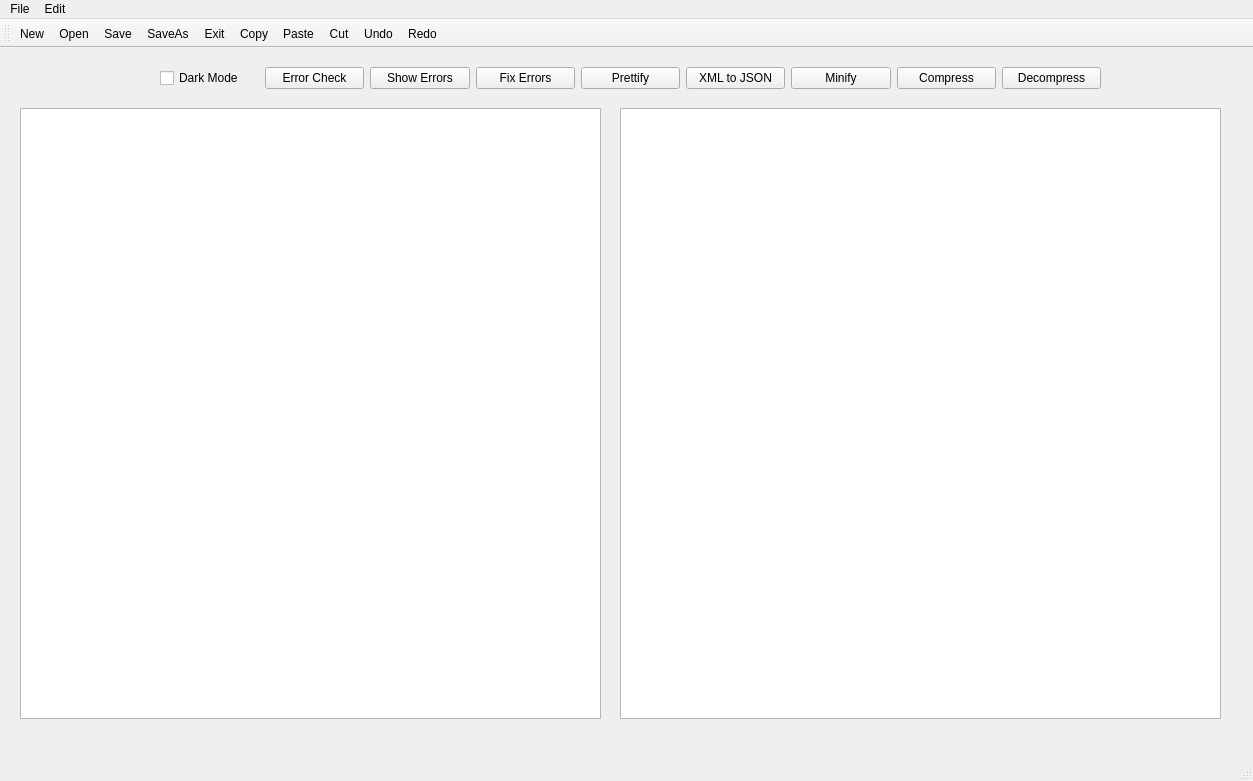
<?xml version="1.0" encoding="UTF-8"?>
<ui version="4.0">
 <class>MainWindow</class>
 <widget class="QMainWindow" name="MainWindow">
  <property name="geometry">
   <rect>
    <x>0</x>
    <y>0</y>
    <width>1253</width>
    <height>781</height>
   </rect>
  </property>
  <property name="windowTitle">
   <string>MainWindow</string>
  </property>
  <widget class="QWidget" name="centralwidget">
   <widget class="QWidget" name="horizontalLayoutWidget">
    <property name="geometry">
     <rect>
      <x>160</x>
      <y>10</y>
      <width>941</width>
      <height>41</height>
     </rect>
    </property>
    <layout class="QHBoxLayout" name="horizontalLayout">
     <item>
      <widget class="QCheckBox" name="checkBox">
       <property name="text">
        <string>Dark Mode</string>
       </property>
       <property name="checked">
        <bool>false</bool>
       </property>
       <property name="tristate">
        <bool>false</bool>
       </property>
      </widget>
     </item>
     <item>
      <widget class="QPushButton" name="ErrorCheck">
       <property name="text">
        <string>Error Check</string>
       </property>
       <property name="icon">
        <iconset>
         <normalon>:/imgs/icons/check.png</normalon>
        </iconset>
       </property>
      </widget>
     </item>
     <item>
      <widget class="QPushButton" name="ShowErrors">
       <property name="text">
        <string>Show Errors</string>
       </property>
       <property name="icon">
        <iconset>
         <normalon>:/imgs/icons/bug.png</normalon>
        </iconset>
       </property>
      </widget>
     </item>
     <item>
      <widget class="QPushButton" name="ErrorFix">
       <property name="text">
        <string>Fix Errors</string>
       </property>
       <property name="icon">
        <iconset>
         <normalon>:/imgs/icons/repeair.png</normalon>
        </iconset>
       </property>
      </widget>
     </item>
     <item>
      <widget class="QPushButton" name="Prettify">
       <property name="text">
        <string>Prettify</string>
       </property>
       <property name="icon">
        <iconset>
         <normalon>:/imgs/icons/indent.png</normalon>
        </iconset>
       </property>
      </widget>
     </item>
     <item>
      <widget class="QPushButton" name="XMLtoJson">
       <property name="text">
        <string>XML to JSON</string>
       </property>
       <property name="icon">
        <iconset>
         <normalon>:/imgs/icons/json.png</normalon>
        </iconset>
       </property>
      </widget>
     </item>
     <item>
      <widget class="QPushButton" name="Minify">
       <property name="text">
        <string>Minify</string>
       </property>
       <property name="icon">
        <iconset>
         <normalon>:/imgs/icons/minify.png</normalon>
        </iconset>
       </property>
      </widget>
     </item>
     <item>
      <widget class="QPushButton" name="Compress">
       <property name="text">
        <string>Compress</string>
       </property>
       <property name="icon">
        <iconset>
         <normalon>:/imgs/icons/compress.png</normalon>
        </iconset>
       </property>
      </widget>
     </item>
     <item>
      <widget class="QPushButton" name="Decompress">
       <property name="text">
        <string>Decompress</string>
       </property>
      </widget>
     </item>
    </layout>
   </widget>
   <widget class="QWidget" name="verticalLayoutWidget">
    <property name="geometry">
     <rect>
      <x>20</x>
      <y>60</y>
      <width>581</width>
      <height>611</height>
     </rect>
    </property>
    <layout class="QVBoxLayout" name="verticalLayout">
     <item>
      <widget class="QTextEdit" name="textEdit">
       <property name="readOnly">
        <bool>false</bool>
       </property>
      </widget>
     </item>
    </layout>
   </widget>
   <widget class="QWidget" name="verticalLayoutWidget_2">
    <property name="geometry">
     <rect>
      <x>620</x>
      <y>60</y>
      <width>601</width>
      <height>611</height>
     </rect>
    </property>
    <layout class="QVBoxLayout" name="verticalLayout_2">
     <item>
      <widget class="QTextEdit" name="textEdit_2">
       <property name="readOnly">
        <bool>true</bool>
       </property>
      </widget>
     </item>
    </layout>
   </widget>
  </widget>
  <widget class="QMenuBar" name="menubar">
   <property name="geometry">
    <rect>
     <x>0</x>
     <y>0</y>
     <width>1253</width>
     <height>25</height>
    </rect>
   </property>
   <widget class="QMenu" name="menuFile">
    <property name="title">
     <string>File</string>
    </property>
    <addaction name="actionNew"/>
    <addaction name="actionOpe"/>
    <addaction name="actionSave_2"/>
    <addaction name="actionSaveAs"/>
    <addaction name="actionExit"/>
    <addaction name="separator"/>
   </widget>
   <widget class="QMenu" name="menuEdit">
    <property name="title">
     <string>Edit</string>
    </property>
    <addaction name="actionCopy"/>
    <addaction name="actionPaste"/>
    <addaction name="actionCut"/>
    <addaction name="actionUndo"/>
    <addaction name="actionRedo"/>
   </widget>
   <addaction name="menuFile"/>
   <addaction name="menuEdit"/>
  </widget>
  <widget class="QStatusBar" name="statusbar"/>
  <widget class="QToolBar" name="toolBar">
   <property name="windowTitle">
    <string>toolBar</string>
   </property>
   <attribute name="toolBarArea">
    <enum>TopToolBarArea</enum>
   </attribute>
   <attribute name="toolBarBreak">
    <bool>false</bool>
   </attribute>
   <addaction name="actionNew"/>
   <addaction name="actionOpe"/>
   <addaction name="actionSave_2"/>
   <addaction name="actionSaveAs"/>
   <addaction name="actionExit"/>
   <addaction name="actionCopy"/>
   <addaction name="actionPaste"/>
   <addaction name="actionCut"/>
   <addaction name="actionUndo"/>
   <addaction name="actionRedo"/>
  </widget>
  <action name="actionNew">
   <property name="icon">
    <iconset resource="Images.qrc">
     <normaloff>:/imgs/icons/new-document.png</normaloff>
     <normalon>:/imgs/C:/Users/koko/Downloads/new-document.png</normalon>:/imgs/icons/new-document.png</iconset>
   </property>
   <property name="text">
    <string>New</string>
   </property>
  </action>
  <action name="actionOpe">
   <property name="icon">
    <iconset>
     <normalon>:/imgs/icons/open.png</normalon>
    </iconset>
   </property>
   <property name="text">
    <string>Open</string>
   </property>
  </action>
  <action name="actionSaveAs">
   <property name="icon">
    <iconset>
     <normaloff>:/imgs/icons/save-icon-free-12.jpg</normaloff>
     <normalon>:/imgs/icons/save-as-512.png</normalon>:/imgs/icons/save-icon-free-12.jpg</iconset>
   </property>
   <property name="text">
    <string>SaveAs</string>
   </property>
  </action>
  <action name="actionExit">
   <property name="icon">
    <iconset>
     <normalon>:/imgs/icons/exit.png</normalon>
    </iconset>
   </property>
   <property name="text">
    <string>Exit</string>
   </property>
  </action>
  <action name="actionCopy">
   <property name="icon">
    <iconset>
     <normalon>:/imgs/icons/copy.png</normalon>
    </iconset>
   </property>
   <property name="text">
    <string>Copy</string>
   </property>
  </action>
  <action name="actionPaste">
   <property name="icon">
    <iconset>
     <normalon>:/imgs/icons/paste.png</normalon>
    </iconset>
   </property>
   <property name="text">
    <string>Paste</string>
   </property>
  </action>
  <action name="actionUndo">
   <property name="icon">
    <iconset>
     <normalon>:/imgs/icons/undo.png</normalon>
    </iconset>
   </property>
   <property name="text">
    <string>Undo</string>
   </property>
  </action>
  <action name="actionRedo">
   <property name="icon">
    <iconset>
     <normalon>:/imgs/icons/redo.png</normalon>
    </iconset>
   </property>
   <property name="text">
    <string>Redo</string>
   </property>
  </action>
  <action name="actionCut">
   <property name="icon">
    <iconset>
     <normalon>:/imgs/icons/cut.png</normalon>
    </iconset>
   </property>
   <property name="text">
    <string>Cut</string>
   </property>
  </action>
  <action name="actionSave_2">
   <property name="icon">
    <iconset resource="Images.qrc">
     <normaloff>:/imgs/icons/save.png</normaloff>:/imgs/icons/save.png</iconset>
   </property>
   <property name="text">
    <string>Save</string>
   </property>
  </action>
 </widget>
 <resources>
  <include location="Images.qrc"/>
 </resources>
 <connections/>
</ui>
